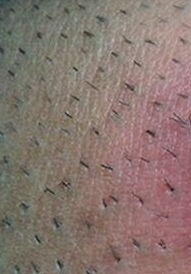
#> input picture Samples/Sample1.jpeg, 191 x 274 px, found by its file name
$ python HairRootDetection.py
#> lines starting #> are read from the running program, lines starting #| are printed output that depends on the picture
import numpy as np
import cv2

def nothing(): ## boş fonksiyon
    pass

def DrawHairs (img, hairs): # Saç köklerini çizen fonksiyon
    img = np.copy(img)
    blank_image = np.zeros((img.shape[0], img.shape[1], 3), dtype=np.uint8)

    for hair in hairs:
        for x1, y1, x2, y2 in hair:
            cv2.line(blank_image, (x1,y1), (x2,y2), (0, 255, 0), thickness=1)

    img = cv2.addWeighted(img, 0.8, blank_image, 1, 0.0)
    return img

## Arayüz penceresi
cv2.namedWindow("Canny Threshold")
cv2.createTrackbar("Lower", "Contrast-Brightness", 47, 300, nothing)
cv2.createTrackbar("Upper", "Contrast-Brightness", 73, 300, nothing)
##

path = r"C:\Users\Kerem Ozben\Documents\GitHub\HairRootDetection\Samples\Sample1.jpeg" ## Fotoğrafın olduğu path
img = cv2.imread(path) ## fotoğrafı okuma
#> img is the input picture: shape (274, 191, 3); mean B, G, R 110.9, 117.4, 135.8

while True:
    alpha = cv2.getTrackbarPos("Lower", "Contrast-Brightness") ## arayüzden değer okuma
    beta = cv2.getTrackbarPos("Upper", "Contrast-Brightness")
    gray = cv2.cvtColor(img, cv2.COLOR_BGR2GRAY) # grayscale geçme
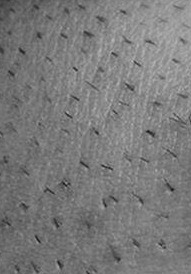
#> gray: shape (274, 191); min 17, max 192, mean 122.2
    blurred = cv2.GaussianBlur(gray, (7, 7), 0) # blur uygulama

    #cont_bright = cv2.convertScaleAbs(gray, alpha = alpha, beta = beta) # parlaklık kontrast ayarlama
    #gray = cv2.cvtColor(cont_bright, cv2.COLOR_BGR2GRAY)


    canny = cv2.Canny(blurred, alpha, beta) # Canny kenar tespiti
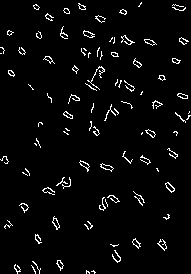
#> canny: shape (274, 191); 3.6% white in thin lines or dots
    hairs = cv2.HoughLinesP(canny, 1, np.pi/180, 0) # Hough çizgi tespiti
#> hairs = 1161 rows, first 6: [51, 102, 51, 98], [175, 113, 175, 112], [113, 52, 113, 52], [36, 36, 36, 33], [7, 160, 7, 159], [103, 210, 103, 209]
    print(hairs)
#> (printed output is left out)

    img_withHairs = DrawHairs(img, hairs) # Fonksiyon ile çizgiler çizilir.
#> the loop in DrawHairs, `for hair in hairs:` made 1161 passes
#> after the loop in DrawHairs, `for hair in hairs:`:
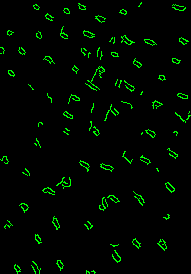
#> blank_image: shape (274, 191, 3); mean of channels 0, 1, 2 0, 9.1, 0; drawn as B, G, R
#> in DrawHairs, `img = cv2.addWeighted(img, 0.8, blank_image, 1, 0.0)`:
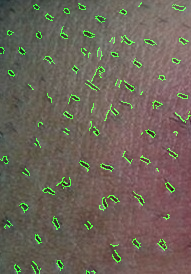
#> img: shape (274, 191, 3); mean B, G, R 88.7, 100, 108.6


    cv2.imshow("image", img)
    cv2.imshow("blurred", blurred)
    cv2.imshow("gray", gray)
    cv2.imshow("canny", canny)
    cv2.imshow("img_withHairs", img_withHairs)

    if cv2.waitKey(1) & 0xFF == ord('q'):
#> (key q is pressed here)
        break

cv2.destroyAllWindows()
